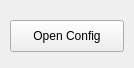
<?xml version="1.0" encoding="UTF-8"?>
<ui version="4.0">
 <class>ConfigChooserWidget</class>
 <widget class="QWidget" name="ConfigChooserWidget">
  <property name="geometry">
   <rect>
    <x>0</x>
    <y>0</y>
    <width>134</width>
    <height>68</height>
   </rect>
  </property>
  <property name="windowTitle">
   <string>Form</string>
  </property>
  <widget class="QPushButton" name="btn_open_config">
   <property name="geometry">
    <rect>
     <x>10</x>
     <y>20</y>
     <width>114</width>
     <height>32</height>
    </rect>
   </property>
   <property name="text">
    <string>Open Config</string>
   </property>
  </widget>
 </widget>
 <resources/>
 <connections/>
</ui>
